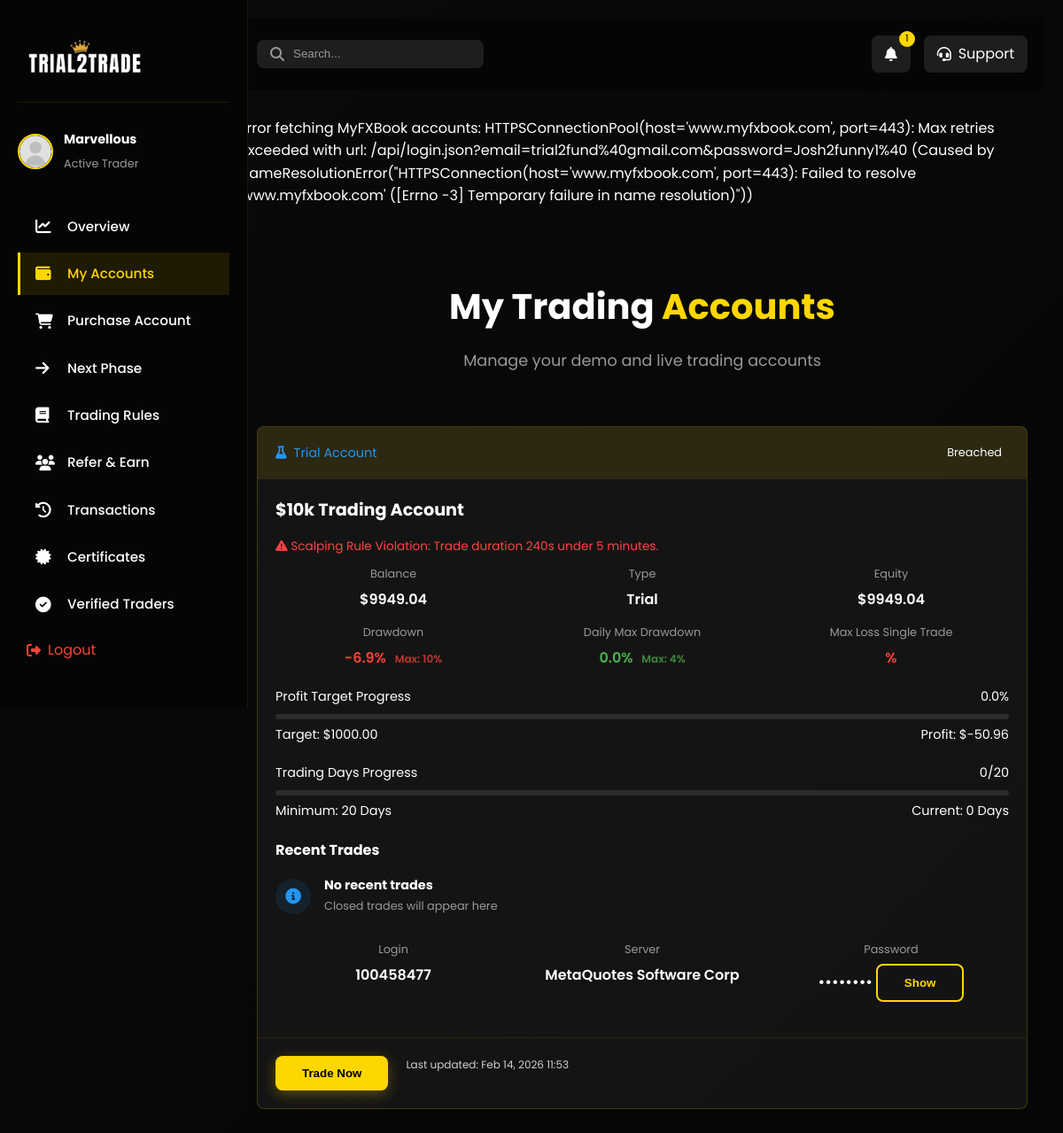
Page /dashboard-accounts/ (signed in) on the earlier database version.
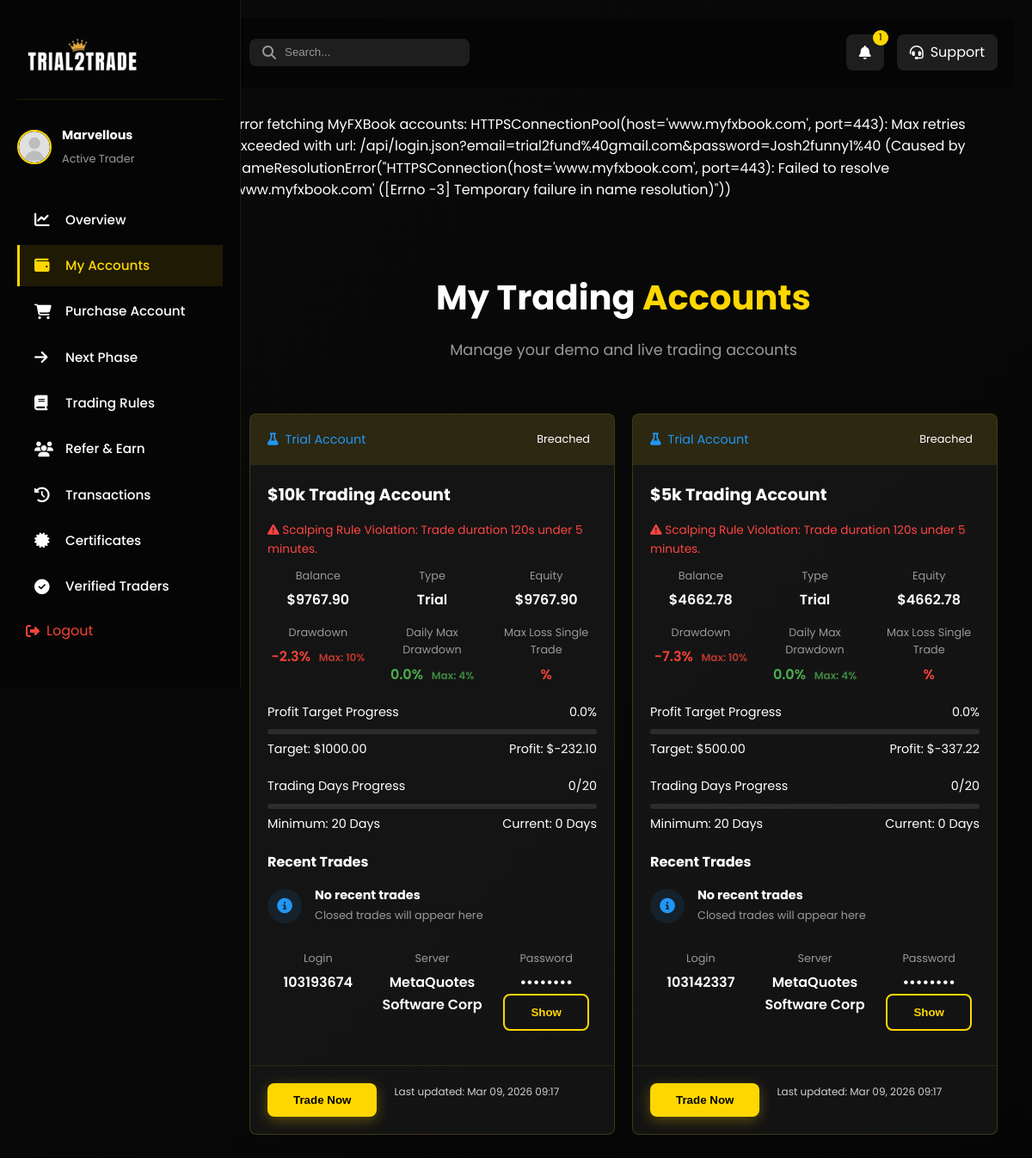
Same page on the later database version.
### main/models.py (models this page shows, shortened)
class MT5Account(models.Model):
    ACCOUNT_STATUS_CHOICES = (
        ('available', 'Available'),
        ('assigned', 'Assigned'),
        ('active', 'Active'),
        ('breached', 'Breached'),
        ('inactive', 'Inactive'),
    )
    ACCOUNT_SIZE_CHOICES = (
        ('$5k', '$5k'),
        ('$10k', '$10k'),
        ('$25k', '$25k'),
        ('$50k', '$50k'),
    )
    ACCOUNT_TYPE_CHOICES = (
        ('trial', 'Trial'),
        ('funded_phase_1', 'Funded Phase 1'),
        ('funded_phase_2', 'Funded Phase 2'),
        ('funded_live', 'Live Funded'),
    )
    user = models.ForeignKey(CustomUser, on_delete=models.SET_NULL, null=True, blank=True, related_name='mt5_accounts')
    account_size = models.CharField(max_length=10, choices=ACCOUNT_SIZE_CHOICES, default='$5k')
    login = models.CharField(max_length=100, unique=True)
    password = models.CharField(max_length=200)
    server = models.CharField(max_length=200, blank=True)
    assigned = models.BooleanField(default=False)
    status = models.CharField(max_length=50, choices=ACCOUNT_STATUS_CHOICES, default='available')
    account_type = models.CharField(max_length=20, choices=ACCOUNT_TYPE_CHOICES, default='trial')
    balance = models.DecimalField(max_digits=15, decimal_places=2, null=True, blank=True)
    equity = models.DecimalField(max_digits=15, decimal_places=2, null=True, blank=True)
    profit = models.DecimalField(max_digits=15, decimal_places=2, null=True, blank=True)
    drawdown = models.DecimalField(max_digits=10, decimal_places=2, null=True, blank=True)
    initial_balance = models.DecimalField(max_digits=15, decimal_places=2, null=True, blank=True)
    last_updated = models.DateTimeField(null=True, blank=True)
    daily_max_drawdown = models.DecimalField(max_digits=10, decimal_places=2, null=True, blank=True)
    equity_open_day = models.DecimalField(max_digits=15, decimal_places=2, null=True, blank=True)
    equity_open_day_date = models.DateField(null=True, blank=True)
    assigned_date = models.DateTimeField(null=True, blank=True)
    breach_reason = models.TextField(blank=True, null=True)
    trading_days = models.IntegerField(default=0)

### main/views.py (the view)
# urls.py: path('dashboard-accounts/', views.dashboard_accounts, name='dashboard_accounts'),
@login_required(login_url='/login_user')
def dashboard_accounts(request):
    logger.info("--- ENTERING dashboard_accounts ---")
    user_accounts = MT5Account.objects.filter(user=request.user, assigned=True).order_by('-assigned_date', '-id')
    accounts_list = []
    if user_accounts.exists():
        try:
            accounts_list = myfxbook_fetch_accounts_with_retry()
        except Exception as e:
            logger.exception('Error fetching MyFXBook accounts list: %s', e)
            messages.error(request, f"Error fetching MyFXBook accounts: {str(e)}")
            accounts_list = []
        for account in user_accounts:
            try:
                update_account_data_from_myfxbook(account, accounts=accounts_list)
            except Exception as e:
                logger.exception('Error fetching MyFXBook data in accounts for login %s: %s', account.login, e)
                messages.error(request, f"Error fetching account data: {str(e)}")
            try:
                from decimal import Decimal
                initial = account.initial_balance or Decimal('0')
                target = (initial * Decimal('0.10')) if initial else Decimal('0')
                profit = account.profit or Decimal('0')
                progress = Decimal('0')
                if target > 0:
                    progress = (profit / target) * Decimal('100')
                if progress < 0:
                    progress = Decimal('0')
                elif progress > 100:
                    progress = Decimal('100')
                account.profit_percentage = float(progress)
                try:
                    account.profit_target_amount = float(target)
                except Exception:
                    account.profit_target_amount = 0.0
            except Exception:
                account.profit_percentage = 0.0
    return render(request, 'main/dashboard-accounts.html', {'user_accounts': user_accounts, 'global_alert': get_active_global_alert()})

### main/context_processors.py (called while the page is built)
def active_discount_code(request):
    active_code = DiscountCode.objects.filter(is_active=True).order_by('-created_at').first()
    return {'active_discount_code': active_code}

def announcement_count(request):
    count = Announcement.objects.filter(is_published=True).count()
    return {'announcement_count': count}

### main/templatetags/math_filters.py (called while the page is built)
def _to_decimal(value):
    if isinstance(value, Decimal):
        return value
    try:
        return Decimal(str(value))
    except Exception:
        return None

@register.filter(name="mul")
def mul(value, arg):
    a = _to_decimal(value)
    b = _to_decimal(arg)
    try:
        if a is None or b is None:
            return float(value) * float(arg)
        return a * b
    except Exception:
        return 0

### main/views.py (called while the page is built)
def get_active_global_alert():
    try:
        from .models import GlobalAlert
        return GlobalAlert.objects.filter(is_active=True).order_by('-created_at').first()
    except Exception:
        return None

### main/templates/main/dashboard-accounts.html (shortened to what the changed rows need)
{% load static %}
{% load math_filters %}
<!DOCTYPE html>
<html lang="en">
<head>
    <link rel="stylesheet" href="{% static 'css/style.css' %}">
    <link rel="stylesheet" href="{% static 'css/dashboard.css' %}">
    <link rel="stylesheet" href="{% static 'css/dashboard-nav.css' %}">
    <link rel="stylesheet" href="https://cdnjs.cloudflare.com/ajax/libs/font-awesome/6.4.0/css/all.min.css">
    <link rel="stylesheet" href="{% static 'css/mobile-nav.css' %}">
</head>
<body>
    <main class="dashboard-content">
        {% if messages %}
        <div class="messages-container">
            {% for message in messages %}
            <div class="alert {{ message.tags }}">{{ message }}</div>
            {% endfor %}
        </div>
        {% endif %}
        <section class="dashboard-section active">
            <div class="section-header">
                <h2>My Trading <span class="highlight">Accounts</span></h2>
            </div>
            <div class="accounts-grid">
                {% if user_accounts %}
                    {% for account in user_accounts %}
                    <div class="account-card">
                        <div class="account-header">
                            <div class="account-type {% if account.account_type == 'trial' %}demo{% else %}live{% endif %}">
                                <i class="fas {% if account.account_type == 'trial' %}fa-flask{% elif account.account_type == 'funded_phase_1' %}fa-arrow-right{% elif account.account_type == 'funded_phase_2' %}fa-arrow-right{% else %}fa-broadcast-tower{% endif %}"></i>
                                {% if account.account_type == 'trial' %}
                                    Trial Account
                                {% elif account.account_type == 'funded_phase_1' %}
                                    Funded Phase 1
                                {% elif account.account_type == 'funded_phase_2' %}
                                    Funded Phase 2
                                {% else %}
                                    Live Funded Account
                                {% endif %}
                            </div>
                            <div class="account-status {% if account.status == 'active' %}active{% elif account.status == 'breached' %}danger{% else %}inactive{% endif %}">
                                {{ account.get_status_display }}
                            </div>
                        </div>
                        <div class="account-body">
                            <h3>{{ account.account_size }} Trading Account</h3>
                            {% if account.status == 'breached' and account.breach_reason %}
                            <p class="breach-reason" style="color: #ff4444; font-size: 0.85em; margin-top: 4px; margin-bottom: 10px;">
                                <i class="fas fa-exclamation-triangle"></i> {{ account.breach_reason }}
                            </p>
                            {% endif %}
                            <div class="account-stats">
                                <div class="stat">
                                    <span class="label">Balance</span>
                                    <span class="value">${{ account.balance|default_if_none:0|floatformat:2 }}</span>
                                </div>
                                <div class="stat">
                                    <span class="label">Type</span>
                                    <span class="value">{{ account.get_account_type_display }}</span>
                                </div>
                                <div class="stat">
                                    <span class="label">Equity</span>
                                    <span class="value">${{ account.equity|default_if_none:0|floatformat:2 }}</span>
                                </div>
                                {% with dd=account.drawdown|default_if_none:0 %}
                                <div class="stat">
                                    <span class="label">Drawdown</span>
                                    <span class="value danger">
                                        -{{ dd|floatformat:1 }}% <span style="opacity:0.75; font-size:12px; margin-left:6px;">Max: 10%</span>
                                    </span>
                                </div>
                                {% endwith %}
                                {% with dmd=account.daily_max_drawdown|default_if_none:0 %}
                                <div class="stat">
                                    <span class="label">Daily Max Drawdown</span>
                                    <span class="value {% if dmd < 2 %}success{% elif dmd < 4 %}warning{% else %}danger{% endif %}">
                                        {{ dmd|floatformat:1 }}% <span style="opacity:0.75; font-size:12px; margin-left:6px;">Max: 4%</span>
                                    </span>
                                </div>
                                {% endwith %}
                                {% with msl=account.max_single_trade_loss_pct|default_if_none:0 %}
                                <div class="stat">
                                    <span class="label">Max Loss Single Trade</span>
                                    <span class="value {% if msl < 1 %}success{% elif msl < 2 %}warning{% else %}danger{% endif %}">{{ msl|floatformat:1 }}%</span>
                                </div>
                                {% endwith %}
                            </div>
                            <div class="progress-container">
                                <div class="progress-label">
                                    <span>Profit Target Progress</span>
                                    <span>{{ account.profit_percentage|default:0|floatformat:1 }}%</span>
                                </div>
                                <div class="progress-bar">
                                </div>
                                <div class="progress-label" style="margin-top: 6px;">
                                    <span>Target: ${{ account.profit_target_amount|default:0|floatformat:2 }}</span>
                                    <span>Profit: ${{ account.profit|default_if_none:0|floatformat:2 }}</span>
                                </div>
                            </div>
                            <div class="progress-container" style="margin-top: 12px;">
                                <div class="progress-label">
                                    <span>Trading Days Progress</span>
                                    <span>{{ account.trading_days|default:0 }}/20</span>
                                </div>
                                <div class="progress-bar">
                                </div>
                                <div class="progress-label" style="margin-top: 6px;">
                                    <span>Minimum: 20 Days</span>
                                    <span>Current: {{ account.trading_days|default:0 }} Days</span>
                                </div>
                            </div>
                            <div class="recent-trades" style="margin-top: 14px;">
                                <h4>Recent Trades</h4>
                                <div class="activity-list">
                                    {% if account.recent_trades %}
                                        {% for t in account.recent_trades %}
                                            <div class="activity-item">
                                                <div class="activity-icon {% if t.profit >= 0 %}success{% else %}danger{% endif %}">
                                                    <i class="fas {% if t.profit >= 0 %}fa-arrow-up{% else %}fa-arrow-down{% endif %}"></i>
                                                </div>
                                                <div class="activity-details">
                                                    <h4>{{ t.symbol }} {{ t.type|title }}</h4>
                                                    <p>{{ t.lots }} lots{% if t.open_price and t.close_price %} @ {{ t.open_price }} → {{ t.close_price }}{% endif %}</p>
                                                    <span class="activity-time">Closed: {{ t.close_time }}</span>
                                                </div>
                                                <div class="activity-value {% if t.profit >= 0 %}positive{% else %}negative{% endif %}">
                                                    ${{ t.profit|floatformat:2 }}
                                                </div>
                                            </div>
                                        {% endfor %}
                                    {% else %}
                                        <div class="activity-item">
                                            <div class="activity-icon info"><i class="fas fa-info-circle"></i></div>
                                            <div class="activity-details">
                                                <h4>No recent trades</h4>
                                                <p>Closed trades will appear here</p>
                                            </div>
                                        </div>
                                    {% endif %}
                                </div>
                            </div>
                            <div class="account-stats" style="margin-top: 12px;">
                                <div class="stat">
                                    <span class="label">Login</span>
                                    <span class="value">{{ account.login }}</span>
                                </div>
                                <div class="stat">
                                    <span class="label">Server</span>
                                    <span class="value">{{ account.server }}</span>
                                </div>
                                <div class="stat">
                                    <span class="label">Password</span>
                                    <span class="value">
                                        <span class="masked" data-pw="{{ account.password }}">••••••••</span>
                                        <button class="btn secondary-btn" type="button" onclick="togglePw(this)">Show</button>
                                    </span>
                                </div>
                            </div>
                        </div>
                            <div class="account-footer">
                                <button class="btn primary-btn" onclick="window.open('{{ account.myfxbook_url|default:'#' }}', '_blank')">Trade Now</button>
                                <span style="margin-left: 10px; font-size: 12px; opacity: 0.8;">Last updated: {{ account.myfxbook_last_updated_str|default:account.last_updated|date:"M d, Y H:i" }}</span>
                            </div>
                    </div>
                    {% endfor %}
                {% endif %}
            </div>
        </section>
    </main>
</body>
</html>

Differences in the rows shown:
removed MT5Account: shows "Trial Account", status "Breached", account_size "$10k", breach_reason "Scalping Rule Violation: Trade duration 240s under 5 minutes.", balance "9949.04", account_type "Trial", equity "9949.04", drawdown "6.9", daily_max_drawdown "0.0", profit_percentage "0.0", profit_target_amount "1000.00", profit "-50.96", trading_days "0", login "100458477", server "MetaQuotes Software Corp", myfxbook_last_updated_str "Feb 14, 2026 11:53"
added MT5Account: shows "Trial Account", status "Breached", account_size "$10k", breach_reason "Scalping Rule Violation: Trade duration 120s under 5 minutes.", balance "9767.90", account_type "Trial", equity "9767.90", drawdown "2.3", daily_max_drawdown "0.0", profit_percentage "0.0", profit_target_amount "1000.00", profit "-232.10", trading_days "0", login "103193674", server "MetaQuotes Software Corp", myfxbook_last_updated_str "Mar 09, 2026 09:17"
added MT5Account: shows "Trial Account", status "Breached", account_size "$5k", breach_reason "Scalping Rule Violation: Trade duration 120s under 5 minutes.", balance "4662.78", account_type "Trial", equity "4662.78", drawdown "7.3", daily_max_drawdown "0.0", profit_percentage "0.0", profit_target_amount "500.00", profit "-337.22", trading_days "0", login "103142337", server "MetaQuotes Software Corp", myfxbook_last_updated_str "Mar 09, 2026 09:17"
